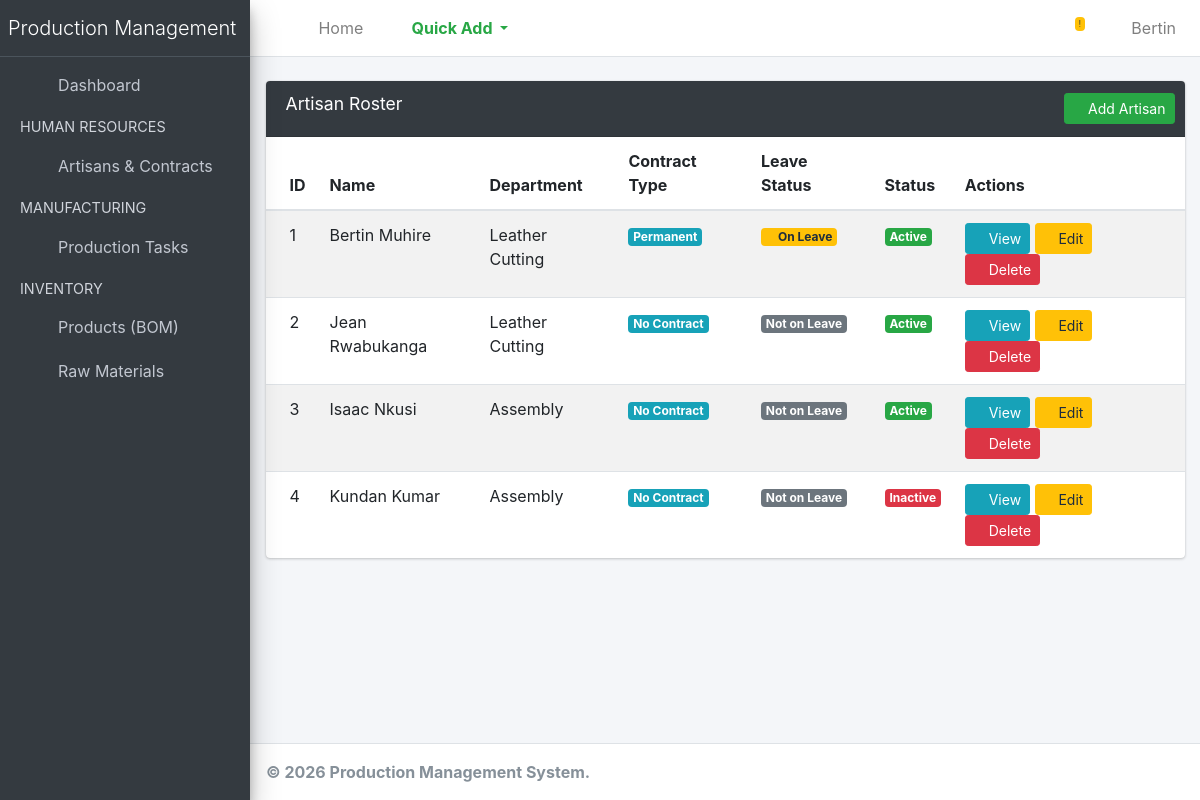
The app's page /employees/artisans/ (signed in), older data.
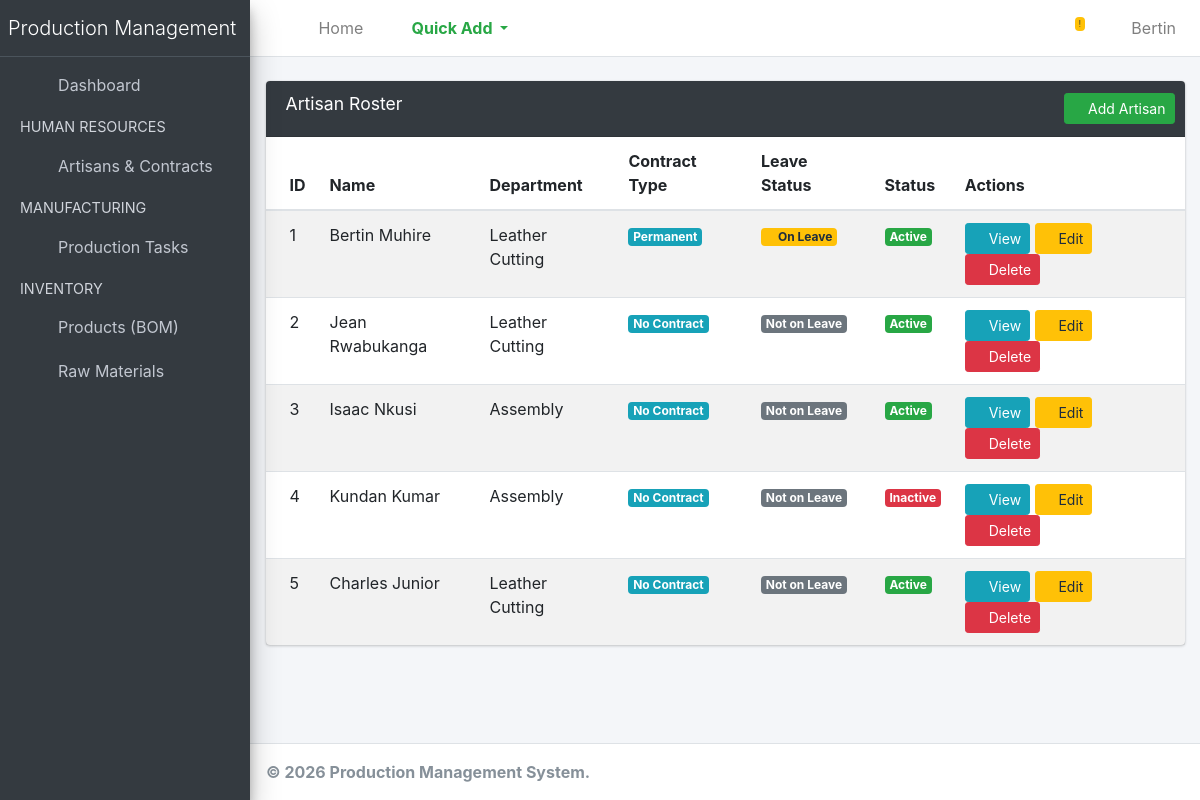
The same page, newer data.
### employees/models.py (models this page shows, shortened)
class Employee(models.Model):
    first_name = models.CharField(max_length=50)
    last_name = models.CharField(max_length=50)
    department = models.ForeignKey(Department, on_delete=models.CASCADE, related_name='employees')
    hire_date = models.DateField(auto_now_add=True)
    is_active = models.BooleanField(default=True)
    @property
    def active_contract(self):
        contract = self.contracts.filter(is_active=True).order_by('-start_date').first()
        return contract.contract_type if contract else "No Contract"
    @property
    def is_on_leave(self):
        today = date.today()
        return self.leave_requests.filter(
            status='Approved',
            start_date__lte=today,
            end_date__gte=today
        ).exists()

class Department(models.Model):
    name = models.CharField(max_length=100, unique=True)
    description = models.TextField(blank=True, null=True)

class Contract(models.Model):
    CONTRACT_TYPES = [
        ('Permanent', 'Permanent'),
        ('Temporary', 'Temporary'),
        ('Intern', 'Intern'),
    ]
    employee = models.ForeignKey(Employee, on_delete=models.CASCADE, related_name='contracts')
    contract_type = models.CharField(max_length=20, choices=CONTRACT_TYPES)
    start_date = models.DateField()
    end_date = models.DateField(blank=True, null=True)
    base_salary = models.DecimalField(max_digits=10, decimal_places=0, help_text="Monthly Salary in RWF")
    is_active = models.BooleanField(default=True)

### employees/views.py (the view)
# urls.py: path('artisans/', views.employee_list, name='employee_list'),
@login_required
@user_passes_test(is_hr_staff, login_url='/')
def employee_list(request):
    employees = Employee.objects.all().select_related('department')
    return render(request, 'employees/employee_list.html', {'employees': employees})

### employees/views.py (called while the page is built)
def is_hr_staff(user):
    return user.is_staff

### employees/templates/employees/employee_list.html
{% extends 'base.html' %}
{% block content %}
<div class="card">
    <div class="card-header bg-dark text-white">
        <h3 class="card-title">Artisan Roster</h3>
        <div class="card-tools">
            <a href="{% url 'employees:employee_create' %}" class="btn btn-success btn-sm"><i class="fas fa-plus"></i> Add Artisan</a>
        </div>
    </div>
    <div class="card-body p-0 table-responsive">
        <table class="table table-striped">
            <thead>
                <tr>
                    <th>ID</th>
                    <th>Name</th>
                    <th>Department</th>
                    <th>Contract Type</th>
                    <th>Leave Status</th>
                    <th>Status</th>
                    <th>Actions</th>
                </tr>
            </thead>
            <tbody>
                {% for employee in employees %}
                <tr>
                    <td>{{ employee.id }}</td>
                    <td>{{ employee.first_name }} {{ employee.last_name }}</td>
                    <td>{{ employee.department.name }}</td>
                    <td>
                        <span class="badge badge-info">{{ employee.active_contract }}</span>
                    </td>
                    <td>
                        {% if employee.is_on_leave %}
                            <span class="badge badge-warning"><i class="fas fa-plane-departure"></i> On Leave</span>
                        {% else %}
                            <span class="badge badge-secondary">Not on Leave</span>
                        {% endif %}
                    </td>
                    <td>
                        {% if employee.is_active %}
                            <span class="badge badge-success">Active</span>
                        {% else %}
                            <span class="badge badge-danger">Inactive</span>
                        {% endif %}
                    </td>
                    <td>
                        <a href="{% url 'employees:employee_detail' employee.pk %}" class="btn btn-info btn-sm"><i class="fas fa-eye"></i> View</a>
                        {% if request.user.is_staff %}
                            <a href="{% url 'employees:employee_update' employee.pk %}" class="btn btn-warning btn-sm"><i class="fas fa-edit"></i> Edit</a>
                            <a href="{% url 'employees:employee_delete' employee.pk %}" class="btn btn-danger btn-sm"><i class="fas fa-trash"></i> Delete</a>
                        {% endif %}
                    </td>
                </tr>
                {% empty %}
                <tr>
                    <td colspan="7" class="text-center">No artisans found.</td>
                </tr>
                {% endfor %}
            </tbody>
        </table>
    </div>
</div>
{% endblock %}

Row changes from the older to the newer data that the page shows:
added Employee: id "5", first_name "Charles", last_name "Junior", department.name "Leather Cutting", active_contract "No Contract", shows "Not on Leave", is_active "Active"
